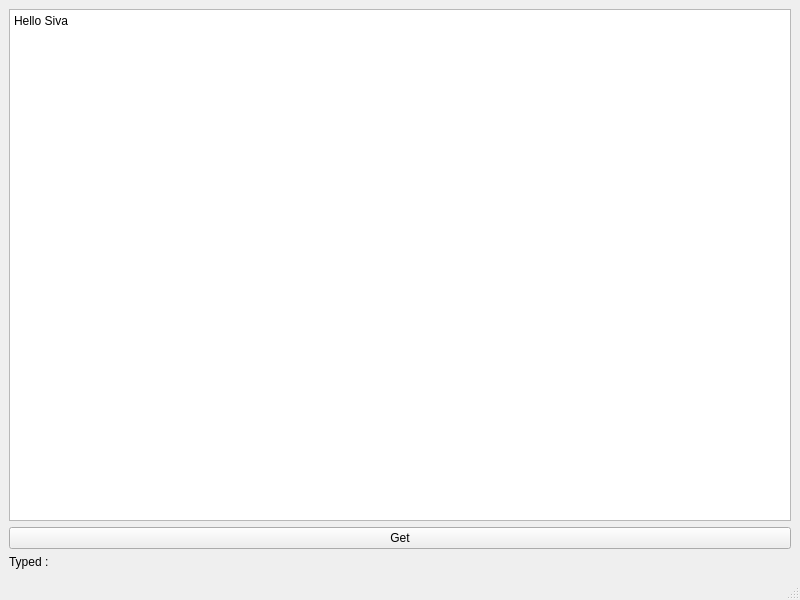
<?xml version="1.0" encoding="UTF-8"?>
<ui version="4.0">
 <class>MainWindow</class>
 <widget class="QMainWindow" name="MainWindow">
  <property name="geometry">
   <rect>
    <x>0</x>
    <y>0</y>
    <width>800</width>
    <height>600</height>
   </rect>
  </property>
  <property name="windowTitle">
   <string>MainWindow</string>
  </property>
  <widget class="QWidget" name="centralwidget">
   <layout class="QGridLayout" name="gridLayout">
    <item row="1" column="0">
     <widget class="QPushButton" name="pbGetTypedData">
      <property name="text">
       <string>Get</string>
      </property>
     </widget>
    </item>
    <item row="0" column="0">
     <widget class="QPlainTextEdit" name="plainTextEdit">
      <property name="plainText">
       <string>Hello Siva</string>
      </property>
     </widget>
    </item>
    <item row="2" column="0">
     <widget class="QLabel" name="lblTypedData">
      <property name="text">
       <string>Typed : </string>
      </property>
     </widget>
    </item>
   </layout>
  </widget>
  <widget class="QMenuBar" name="menubar">
   <property name="geometry">
    <rect>
     <x>0</x>
     <y>0</y>
     <width>800</width>
     <height>22</height>
    </rect>
   </property>
  </widget>
  <widget class="QStatusBar" name="statusbar"/>
 </widget>
 <resources/>
 <connections/>
</ui>
